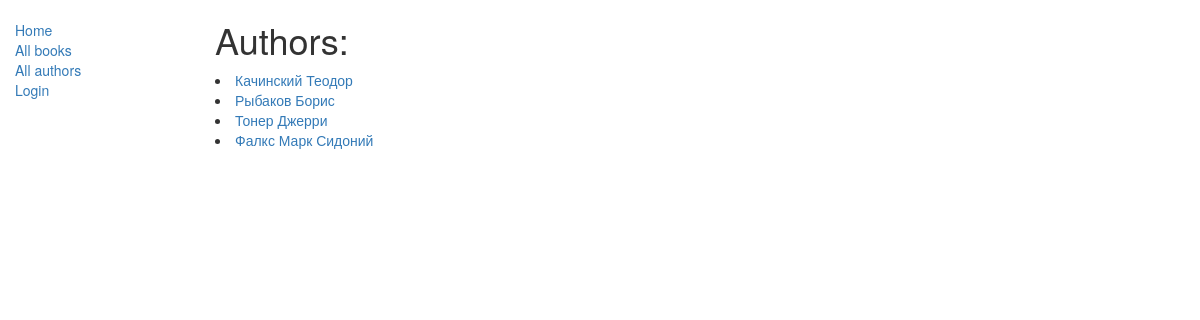
Screenshot of /catalog/authors/ with the database file from the repository.
### catalog/models.py (models this page shows)
class Author(models.Model):
    first_name = models.CharField(max_length=100)
    last_name = models.CharField(max_length=100)
    date_of_birth = models.DateField(null=True, blank=True)
    date_of_death = models.DateField('Died', null=True, blank=True)
    def get_absolute_url(self):
        return reverse('author-detail', args=[str(self.id)])
    def __str__(self):
        return '%s %s' % (self.last_name, self.first_name)
    class Meta:
        ordering = ['last_name']

### catalog/views.py (the view)
# urls.py: path('authors/', AuthorListView.as_view(), name='authors'),
class AuthorListView(generic.ListView):
    model = Author
    def get_context_data(self, **kwargs):
        context = super(AuthorListView, self).get_context_data(**kwargs)
        context['author_list'] = Author.objects.all()
        return context

### catalog/templates/catalog/author_list.html
{% extends "template.html" %}
{% block content %}
  <h1>Authors:</h1>
    {% for author in author_list %}
      <li>
        <a href="{{ author.get_absolute_url }}">{{ author }} </a>
      </li>
    {% endfor %}
{% endblock %}

### rows the page displays
Author: last_name+first_name "Качинский Теодор"
Author: last_name+first_name "Рыбаков Борис"
Author: last_name+first_name "Тонер Джерри"
Author: last_name+first_name "Фалкс Марк Сидоний"
